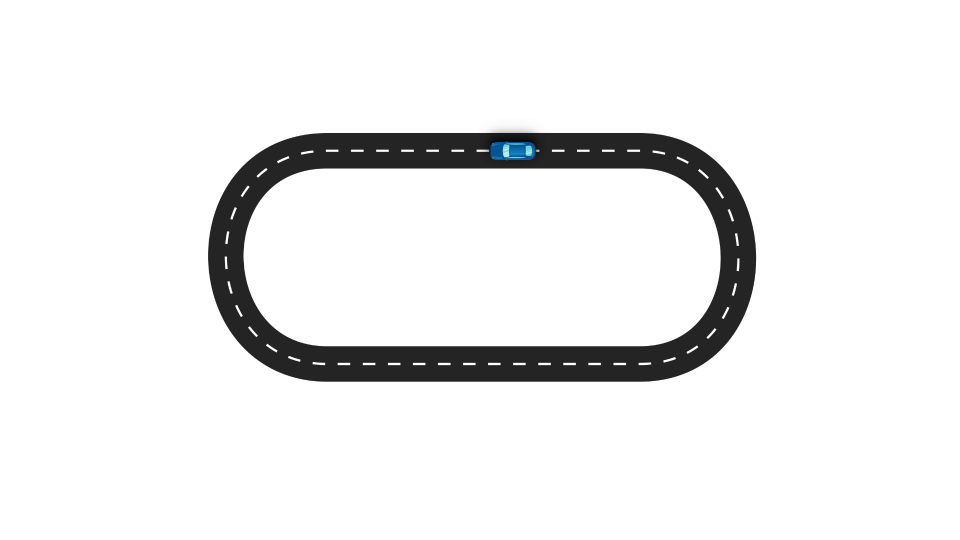
#> input picture frame 12 of carfinal2.mp4, 1920 x 1080 px (shown at 1/2 size)
$ python finalproject2.py
#> lines starting #> are read from the running program, lines starting #| are printed output that depends on the picture; after the words box and inside, x2 and y2 are one past the last pixel; in counts of white or black regions, pixels touching at a corner belong together
#> further down, frame is the input picture: shape (1080, 1920, 3); mean B, G, R 236.6, 236.5, 236.4
# -*- coding: utf-8 -*-
"""
Created on Wed Apr  5 21:45:26 2023

@author: petro
"""

import numpy as np
import cv2
from scipy.integrate import odeint
import pandas as pd
import keyboard
import math

class KalmanFilter:
    def __init__(self):
        self.kf = cv2.KalmanFilter(4, 2)
        self.kf.measurementMatrix = np.array([[1, 0, 0, 0], [0, 1, 0, 0]], np.float32)
        self.kf.transitionMatrix = np.array([[1, 0, 1, 0], [0, 1, 0, 1], [0, 0, 1, 0], [0, 0, 0, 1]], np.float32)

    def predict(self, coordX, coordY):
        ''' This function estimates the position of the object'''
        measured = np.array([[np.float32(coordX)], [np.float32(coordY)]])
        self.kf.correct(measured)
        predicted = self.kf.predict()
        x, y = int(predicted[0]), int(predicted[1])
        return np.array([x, y])

class ObjectDetector:
    def __init__(self):
        # Create mask for orange color
        self.low_blue = np.array([11, 128, 90])
        self.high_blue = np.array([179, 255, 255])


    def detect(self, frame):
        hsv_img = cv2.cvtColor(frame, cv2.COLOR_BGR2HSV)
#> hsv_img: shape (1080, 1920, 3); mean H, S, V 0.2, 0.3, 236.6

        # Create masks with color ranges
        mask = cv2.inRange(hsv_img, self.low_blue, self.high_blue)
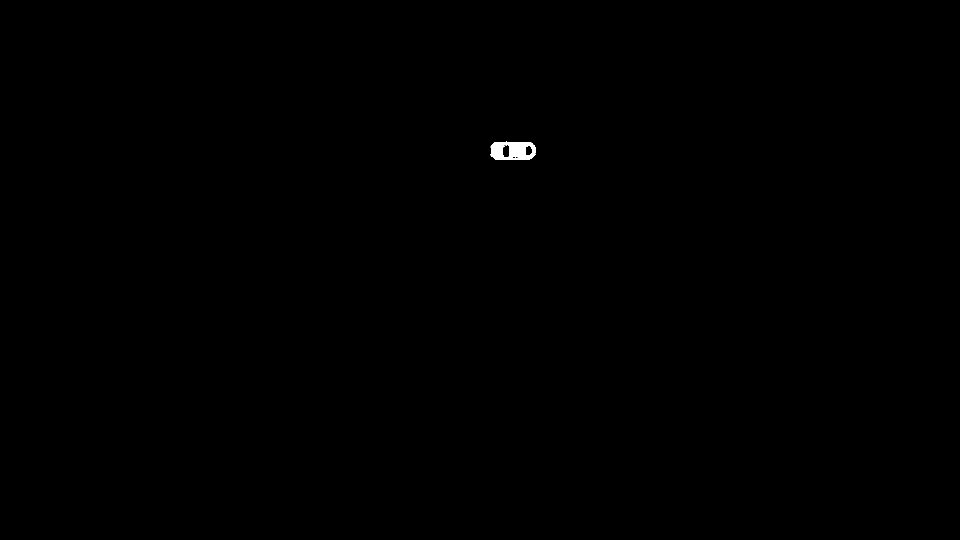
#> mask: shape (1080, 1920) (shown at 1/2 size); 0.12% white; 1 white region

        # Find Contours
        contours, _ = cv2.findContours(mask, cv2.RETR_TREE, cv2.CHAIN_APPROX_SIMPLE)
#> contours = 11 contours, 8 with area under 20; largest, box (x1, y1, x2, y2) and area: (980, 282, 1072, 320) 2938, (1005, 289, 1020, 315) 294, (1050, 291, 1065, 311) 214
        contours = sorted(contours, key=lambda x: cv2.contourArea(x), reverse=True)

        box = (0, 0, 0, 0)
        for cnt in contours:
            (x, y, w, h) = cv2.boundingRect(cnt)
            box = (x, y, x + w, y + h)
            break
#> this loop made 1 pass
#> (x, y, w, h, box) on pass 1: (980, 282, 92, 38, (980, 282, 1072, 320))

        return box

def clothoid_ode_rhs(state, s, kappa0, kappa1):
    x, y, theta = state[0], state[1], state[2]
    return np.array([np.cos(theta), np.sin(theta), kappa0 + kappa1*s])

def eval_clothoid(x0, y0, theta0, kappa0, kappa1, s):
    return odeint(clothoid_ode_rhs, np.array([x0, y0, theta0]), s, (kappa0, kappa1))

cap = cv2.VideoCapture("carfinal2.mp4")

# Load detector
od = ObjectDetector()
# Load Kalman filter to predict the trajectory
kf = KalmanFilter()
results = []


angle_list = [-180, -180, -180, -180, -180, -180, -180, -180, -180, -180, -180, -180, -180, -180, -180, -180, -180, -180, -180, -180, -180, -180, -180, -180,
-180, -180, -180, -180, -178.6360725, -176.0090869, -172.0565282, -166.293039, -160.7099538, -153.4349488, -146.6893692, -140.7105931, -134.0608091, -126.326826,
-120.7354877, -115.974394, -108.8531588, -103.706961, -98.13010235, -92.66300077, -88.63607247, -84.68545433, -79.21570213, -73.68614757, -69.44395478, -63.43494882,
-57.42594287, -51.76617482, -45, -37.40535663, -32.57405713, -26.56505118, -19.29004622, -13.706961, -6.788974574, -1.332219854, 0, 0, 1.332219854, 0, -1.363927532,
1.332219854, 0, -1.332219854, 0, 0, 0, 1.332219854, 0, -1.332219854,1.332219854, 0, -1.332219854, 0, 0, 0, 1.332219854, 0, -1.332219854, 1.332219854, 0, 0, 0,
-1.332219854, 1.332219854, 2.663000766, 6.788974574, 13.706961, 19.29004622, 27.18111109, 33.69006753, 39.28940686, 46.90915243, 53.39292519, 60.42216132,
66.44773633, 70.70995378, 76.60750225, 81.86989765, 85.91438322, 91.33221985, 96.78897457, 100.7842979, 105.0183606, 111.037511, 115.974394, 120.7354877, 128.2338252,
133.0908476, 140.7105931, 148.1340223, 153.4349488, 161.9958384, 169.2157021, 173.2110254, 176.4236656, -180, 166.676592, 166.4609344]

frame_count = 0

while True:
    ret, frame = cap.read()
    if ret is False:
        break


    bluecar_box = od.detect(frame)
#> bluecar_box = (980, 282, 1072, 320)
    x, y, w, h = bluecar_box
#> x = 980; y = 282; w = 1072; h = 320
    cx = int((x + w) / 2)
#> cx = 1026
    cy = int((y + h) / 2)
#> cy = 301
    center = (cx, cy)
#> center = (1026, 301)

    predicted = kf.predict(cx, cy)
#> in predict, `measured = np.array([[np.float32(coordX)], [np.float32(coordY)]])`: measured = [1026, 301]
#> predicted = [0, 0]
    x, y = predicted
#> x = 0; y = 0

    clothoid_curves = []
    angle = (angle_list[frame_count % len(angle_list)])
    closest_point = None
    min_distance = float('inf')
    error = np.sqrt((center[0] - predicted[0])**2 + (center[1] - predicted[1])**2)
#> error = 1069.2
    error_percent = error / np.sqrt(predicted[0]**2 + predicted[1]**2) * 100
#> error_percent = inf

    # Define scaling factor and offset to center the clothoid on the image
    scale_factor = 10

    for theta0 in np.arange(-0.3, 0.31, 0.15):
        x0, y0 = 0,0
        L = 6
        kappa0 = 0

        if theta0 < 0:
         kappa1 = -0.03
        elif theta0 > 0:
            kappa1 = 0.03
        else:
            kappa1 = 0
        s = np.linspace(0, L, 1000)
        sol = eval_clothoid(x0, y0, theta0, kappa0, kappa1, s)
        xs, ys, thetas = sol[:, 0], sol[:, 1], sol[:, 2]
        M = cv2.getRotationMatrix2D(center, angle, 1)
        rotated_x_i = xs * M[0][0] +  ys * M[0][1] + M[0][2]
        rotated_y_i = xs * M[1][0] +  ys * M[1][1] + M[1][2]
        for i in range(len(xs) - 1):
            # Scale and shift coordinates to fit the image
            pt1 = np.array([int(xs[i]*scale_factor + cx), int(ys[i]*scale_factor + cy)])
            pt2 = np.array([int(xs[i+1]*scale_factor + cx), int(ys[i+1]*scale_factor + cy)])
            # Rotate clothoid curve
            pts = np.vstack([pt1, pt2]).T
            pts = np.vstack([pts, np.ones(pts.shape[1])])
            pts = M.dot(pts).T[:, :2]
            pt1_rotated, pt2_rotated = tuple(pts[0]), tuple(pts[1])
            pt1_rotated = tuple(map(int, pt1_rotated))
            pt2_rotated = tuple(map(int, pt2_rotated))
            # Draw a line between the two points
            cv2.line(frame, pt1_rotated, pt2_rotated, (0, 255, 0), 1)
            dist = np.sqrt((pt1_rotated[0]-predicted[0])**2 + (pt1_rotated[1]-predicted[1])**2)
            if dist < min_distance:
                min_distance = dist
                closest_point = pt1_rotated
#> frame: shape (1080, 1920, 3); 0.02% of pixels changed, all inside (x1, y1, x2, y2) = (966, 274, 1027, 330)
#> after the loop, closest_point = (971, 282); min_distance = 1011.1

    # Draw a red circle around the point with minimum distance, if a curve was found
    if closest_point is not None:
                cv2.circle(frame, closest_point, 3, (0, 0, 255), -1)
#> frame: shape (1080, 1920, 3); mean B, G, R 236.5, 236.5, 236.4

    frame_count += 1  # increment frame_count at the end of each loop iteration


    print(f"Detected object's position': {center}")
#| Detected object's position': (1026, 301)
    print(f"Predicted postion: {predicted}")
#| Predicted postion: [0 0]
    print(f"Angle: {angle}")
    results.append({ "Detected object's position": center,"cx": cx,"cy": cy,"predicted[0]": predicted[0], "predicted[1]": predicted[1], "Error": error_percent,
                             'Predicted position': predicted,'Angle': angle})
    cv2.circle(frame, (cx, cy), 3, (0, 0, 255), -1)
#> frame: shape (1080, 1920, 3); mean B, G, R 236.5, 236.5, 236.4
    cv2.circle(frame, (predicted[0], predicted[1]), 3, (255, 0, 0), -1)
#> frame: shape (1080, 1920, 3); mean B, G, R 236.5, 236.5, 236.4


# Create a DataFrame from the list
    df = pd.DataFrame(results)
#> df = table of 1 rows and 8 columns

# Write the dataframe to an excel file
    df.to_excel(r'C:\Users\petro\Desktop\output.xlsx', index=False)


    cv2.imshow("Frame", frame)
    key = cv2.waitKey(150)
#> (key Esc is pressed here)
    if keyboard.is_pressed('p'):
        print("Program paused")
        keyboard.wait('p')  # Wait until 'p' is released
        print("Program resumed")
    if key == 27:
        break

cap.release()
cv2.destroyAllWindows()
